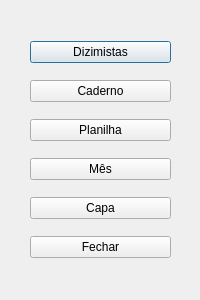
<?xml version="1.0" encoding="UTF-8"?>
<ui version="4.0">
 <class>Impressoes</class>
 <widget class="QDialog" name="Impressoes">
  <property name="geometry">
   <rect>
    <x>0</x>
    <y>0</y>
    <width>200</width>
    <height>300</height>
   </rect>
  </property>
  <property name="maximumSize">
   <size>
    <width>200</width>
    <height>600</height>
   </size>
  </property>
  <property name="windowTitle">
   <string>Dialog</string>
  </property>
  <widget class="QWidget" name="layoutWidget">
   <property name="geometry">
    <rect>
     <x>0</x>
     <y>0</y>
     <width>201</width>
     <height>301</height>
    </rect>
   </property>
   <layout class="QVBoxLayout" name="Opcoes">
    <property name="leftMargin">
     <number>30</number>
    </property>
    <property name="topMargin">
     <number>30</number>
    </property>
    <property name="rightMargin">
     <number>30</number>
    </property>
    <property name="bottomMargin">
     <number>30</number>
    </property>
    <item>
     <widget class="QPushButton" name="Dizimistas">
      <property name="text">
       <string>Dizimistas</string>
      </property>
     </widget>
    </item>
    <item>
     <widget class="QPushButton" name="Caderno">
      <property name="text">
       <string>Caderno</string>
      </property>
     </widget>
    </item>
    <item>
     <widget class="QPushButton" name="Planilha">
      <property name="text">
       <string>Planilha</string>
      </property>
     </widget>
    </item>
    <item>
     <widget class="QPushButton" name="Mes">
      <property name="text">
       <string>Mês</string>
      </property>
     </widget>
    </item>
    <item>
     <widget class="QPushButton" name="Capa">
      <property name="text">
       <string>Capa</string>
      </property>
     </widget>
    </item>
    <item>
     <widget class="QPushButton" name="Fechar">
      <property name="text">
       <string>Fechar</string>
      </property>
     </widget>
    </item>
   </layout>
  </widget>
 </widget>
 <resources/>
 <connections/>
</ui>
